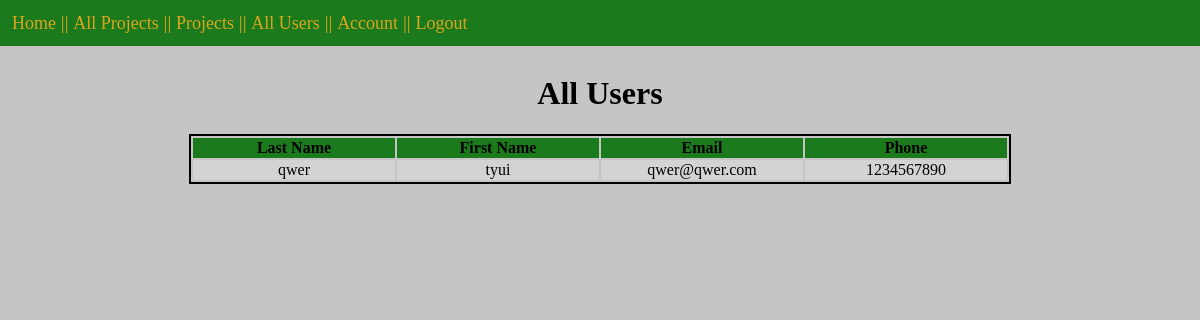
/all_users (signed in), run on an earlier commit of the app's database.
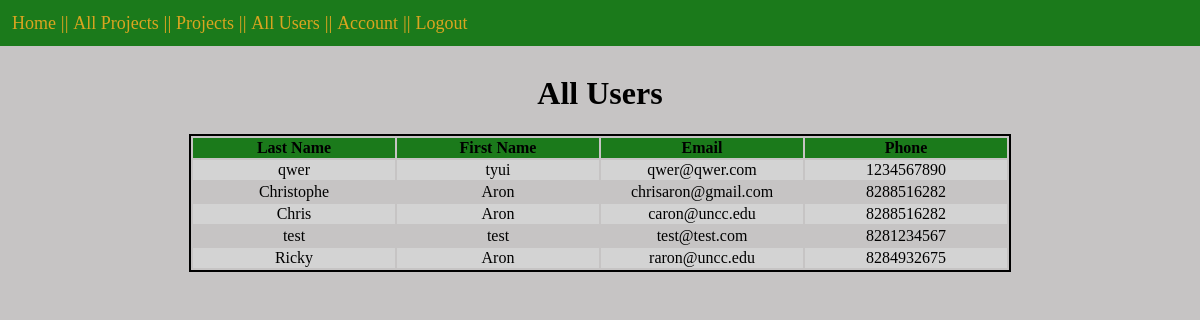
And on a later commit of the database.
### models.py (models this page shows, shortened)
class User(db.Model):
    id = db.Column("id", db.Integer, primary_key=True)
    first_name = db.Column("first_name", db.String(30))
    last_name = db.Column("last_name", db.String(30))
    email = db.Column("email", db.String(100))
    phone = db.Column("phone", db.String(10))
    name = db.Column("name", db.String(20))
    password = db.Column(db.String(255), nullable=False)
    registered_on = db.Column(db.DateTime, nullable=False)
    project = db.relationship("Project", backref="user", lazy=True)
    comments = db.relationship("Comment", backref="user", lazy=True)

### project.py (the view)
@app.route('/all_users')
def all_users():
    if session.get('user'):
        users = db.session.query(User).all()
        return render_template('all_users.html', users = users, user=session['user'])
    else:
        return redirect(url_for('login'))

### templates/all_users.html (shortened to what this page needs)
<!DOCTYPE html>
<html lang="en">
    <head>
        <link rel="stylesheet" href="{{ url_for('static', filename='styles.css') }}">
        <header>
            <nav>
                <a href="{{ url_for('index') }}"> Home</a> ||
                <a href="{{ url_for('all_projects') }}">All Projects</a> ||
                <a href="{{ url_for('get_projects') }}"> Projects</a> ||
                <a href="{{ url_for('all_users') }}">All Users</a> ||
                <a href="{{ url_for('view_account') }}">Account</a> ||
                <a href="{{ url_for('logout') }}">Logout</a>
            </nav>
        </header>
    </head>
    <body>
        <br>
        <h1>All Users</h1>
        <table>
            <tr>
                <th>Last Name</th>
                <th>First Name</th>
                <th>Email</th>
                <th>Phone</th>
            </tr>
            {% for value in users %}
            <tr>
                <td>{{ value.first_name }}</td>
                <td>{{ value.last_name }}</td>
                <td>{{ value.email }}</td>
                <td>{{ value.phone }}</td>
            </tr>
            {% endfor %}
        </table>
    </body>
</html>

What changed in the data, as far as the page shows it:
added User: first_name "Christophe", last_name "Aron", email "chrisaron@gmail.com", phone "8288516282"
added User: first_name "Chris", last_name "Aron", email "caron@uncc.edu", phone "8288516282"
added User: first_name "test", last_name "test", email "test@test.com", phone "8281234567"
added User: first_name "Ricky", last_name "Aron", email "raron@uncc.edu", phone "8284932675"
